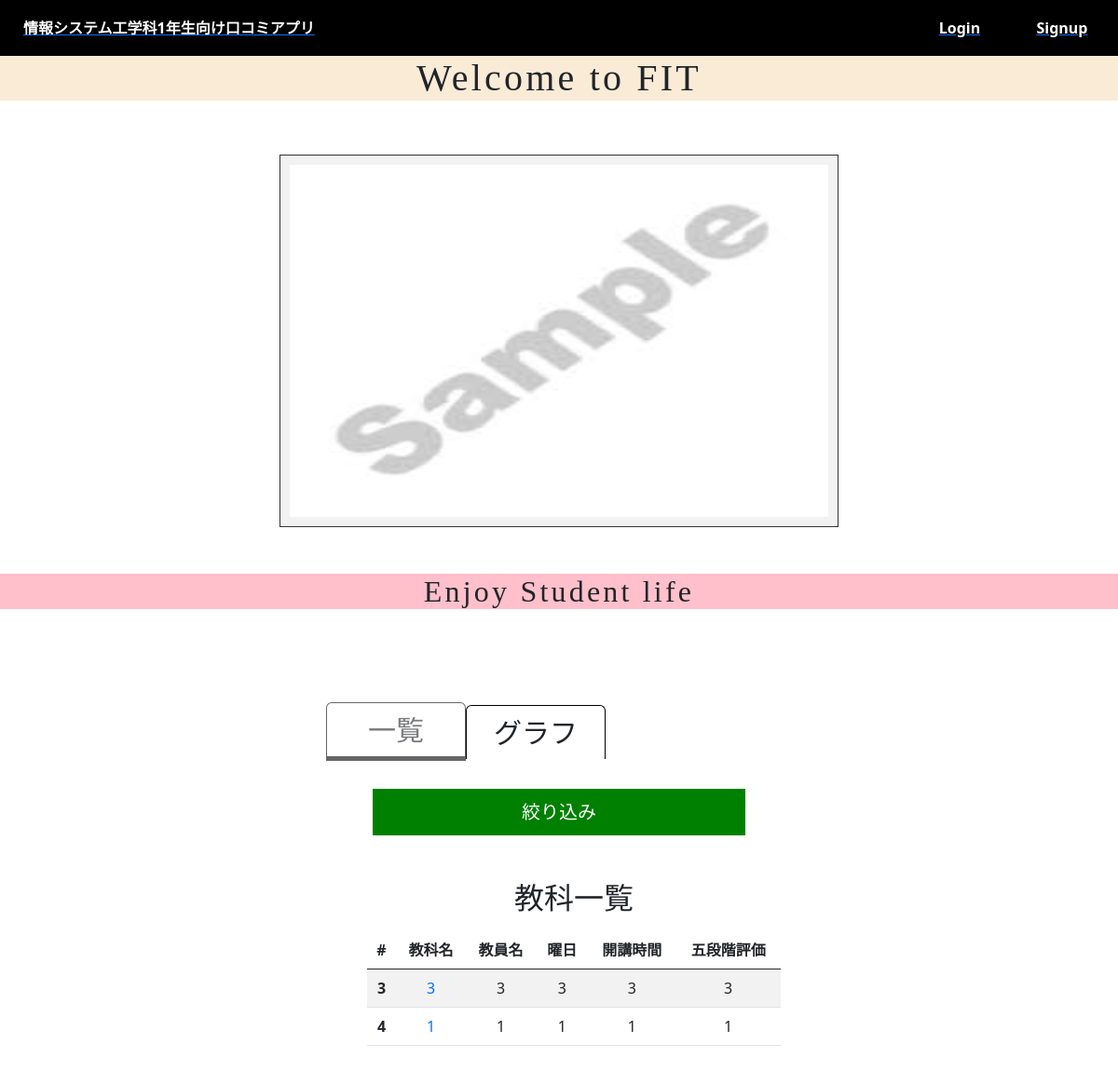
Before: / with the older database file.
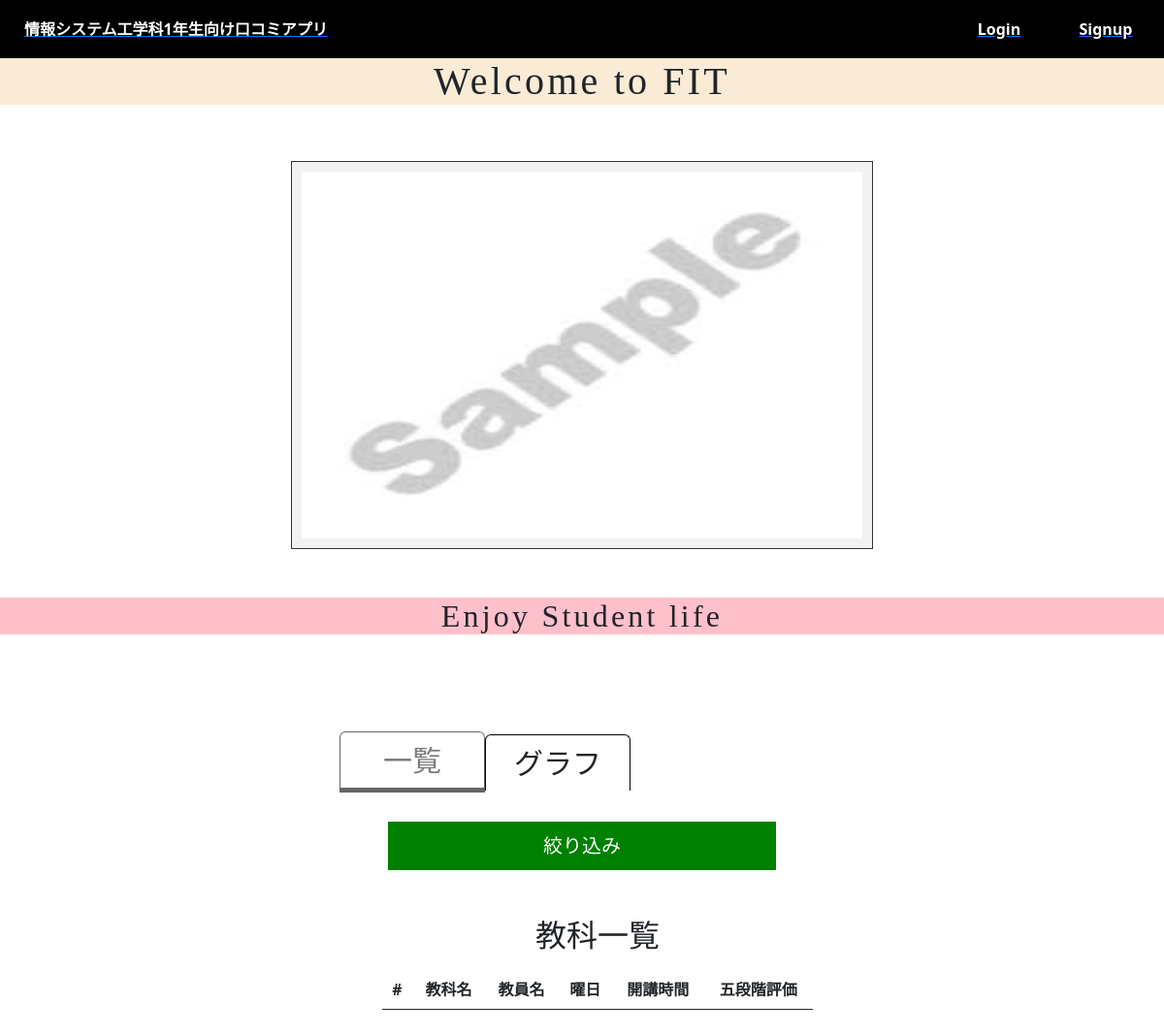
After: the same page with the newer database file.
### app.py (models this page shows)
class Review(db.Model):
    id = db.Column(db.Integer, primary_key=True)
    subject = db.Column(db.String(50), nullable=False)#教科名
    teacher = db.Column(db.String(50), nullable=False)#教員名
    day = db.Column(db.String(50), nullable=False)#曜日
    time = db.Column(db.Integer, nullable=False)#開講時間
    review = db.Column(db.Integer, nullable=False)#レビュー
    point = db.Column(db.Integer, nullable=True)# 五段階評価
    pastImage = db.Column(db.String(100), nullable=False)#過去問ファイル

### app.py (the view)
@app.route("/",methods=["GET","POST"])
def index():
    reviews = Review.query.all()
    return render_template("base.html", reviews=reviews)

### templates/base.html (shortened to what this page needs)
<!DOCTYPE html>
<html lang="ja">
  <head>
    <link
      href="https://cdn.jsdelivr.net/npm/bootstrap@5.0.2/dist/css/bootstrap.min.css"
      rel="stylesheet"
    />
    <link
      rel="stylesheet"
      href="{{ url_for('static', filename='css/style.css') }}"
    />
  </head>
  <body>
    {% include"app/header.html" %} {% include "app/main.html" %} {% include
    "app/section.html" %} {% block content %}{% endblock %}
  </body>
</html>

### templates/app/header.html (shortened to what this page needs)
<header style="text-decoration: none">
  <div class="nav-header">
    <a href="{{url_for('index')}}">
      <div class="text" id="btn">情報システム工学科1年生向け口コミアプリ</div>
    </a>
  </div>
   {% if not current_user.is_authenticated %}
  <div class="item">
    <a href="{{url_for('auth.login')}}">
      <div class="text">Login</div>
    </a>
  </div>
  {%endif%} {% if not current_user.is_authenticated %}
  <div class="item">
    <a href="{{url_for('auth.signup')}}">
      <div class="text">Signup</div>
    </a>
  </div>
  {% endif %}
</header>

### templates/app/main.html
<main>
  <h1 class="welcome-fit">Welcome to FIT</h1>
  <div class="example">
    <img
      src="{{url_for('static', filename='images/01.png')}}"
      id="slide_img"
      class="slider"
    />
  </div>
  <h2 class="enjoy-life">Enjoy Student life</h2>
</main>

### templates/app/section.html (shortened to what this page needs)
<div class="section">
  <div class="box">
    <div class="tabs">
      <div class="tab is-active" data-tab="0">一覧</div>
      <div class="tab" data-tab="1">グラフ</div>
    </div>
    <div class="contents1">
      <div class="content1" data-content="0">
        <section>
          <div class="accordion">
            <p class="menu js-menu">絞り込み</p>
          </div>
          <div class="table">
            <ul class="list">
              <div class="container mt-4">
                <h2>教科一覧</h2>
                <table class="table table-striped">
                  <thead>
                    <tr>
                      <th scope="col">#</th>
                      <th scope="col">教科名</th>
                      <th scope="col">教員名</th>
                      <th scope="col">曜日</th>
                      <th scope="col">開講時間</th>
                      <th scope="col">五段階評価</th>
                    </tr>
                  </thead>
                  <tbody>
                    {% for review in reviews %}
                      <th scope="row">{{review.id}}</th>
                      <td>
                        <a class="text-decoration-none" href="{{url_for('show', id=review.id)}}">
                          {{review.subject}}
                        </a>
                      </td>
                      <td>{{review.teacher}}</td>
                      <td>{{review.day}}</td>
                      <td>{{review.time}}</td>
                      <td>{{review.point}}</td>
                    {% endfor %}
                  </tbody>
                </table>
              </div>
            </ul>
          </div>
        </section>
      </div>
    </div>
  </div>
</div>

### static/css/style.css (style rules this page uses)
* { margin: 0; padding: 0; box-sizing: border-box; }
header { text-decoration: none; display: flex; justify-content: flex-end; background: #000; padding: 5px; }
.nav-header { margin: 5px auto 5px 20px; text-decoration: none; }
.item { width: 100px; height: 40px; margin: 5px; }
.text { line-height: 40px; text-align: center; font-weight: bold; color: white; }
main { text-align: center; font-family: serif; letter-spacing: 0.2rem; }
.welcome-fit { background-color: antiquewhite; }
.enjoy-life { background-color: pink; }
.slider { padding: 10px; border: 1px solid #333; background: #f2f2f2; }
img { width: 600px; height: 400px; margin: 50px; }
section { margin-top: 30px; }
.accordion { width: 400px; margin: 0 auto; }
.menu { background-color: green; color: white; font-size: 20px; padding: 10px; text-align: center; cursor: pointer; user-select: none; }
.table ul { margin-top: 100px; margin: 3px auto; margin-left: auto; margin-right: auto; }
.box { width: 500px; margin: 100px auto; }
.tabs { display: flex; align-items: center; }
.tab { border: 1px solid #000; border-bottom: none; padding: 6px; font-size: 30px; text-align: center; border-radius: 6px 6px 0 0; width: 30%; }
.tab.is-active { opacity: 0.6; font-size: 30px; border-bottom: 5px solid #000; }
.contents1 { font-size: 16px; text-align: center; }

Changed rows visible on the page:
removed Review: id "3", subject "3", teacher "3", day "3", time "3", point "3"
removed Review: id "4", subject "1", teacher "1", day "1", time "1", point "1"
